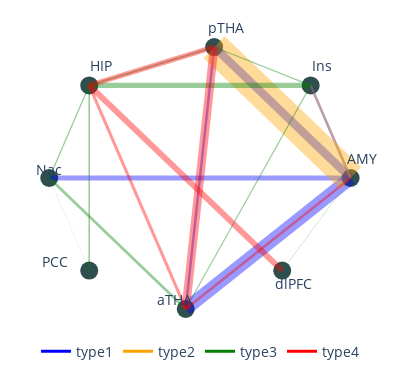

Notebook code for this chart:
### Code cell
import plotly.graph_objects as go
import pandas as pd
import numpy as np
df_sorted = df_importance_net_positive.sort_values(by="Importance")

# Define color map for the types
type_colors = {
    'type1': 'blue',
    'type2': 'orange',
    'type3': 'green',
    'type4': 'red'
}
line_styles = {
    'type1': 'solid',  # Solid line for type1
    'type2': 'dash',   # Dashed line for type2
    'type3': 'dot',    # Dotted line for type3
    'type4': 'dashdot' # Dash-dot line for type4
}
# Create the node labels (use ROI1 and ROI2)
unique_rois = pd.concat([df_importance_net_positive['ROI1'], df_importance_net_positive['ROI2']]).unique().tolist()

# Create node positions in a circular layout (with increased radius for clarity)
theta = [i * 2 * np.pi / len(unique_rois) for i in range(len(unique_rois))]
radius = 1.2  # Increase the radius for better spacing
x_positions = [radius * np.cos(t) for t in theta]
y_positions = [radius * np.sin(t) for t in theta]

# Create node positions in a circular layout (with increased radius for clarity)
theta = [i * 2 * np.pi / len(unique_rois) for i in range(len(unique_rois))]
radius = 1.2  # Increase the radius for better spacing
x_positions = [radius * np.cos(t) for t in theta]
y_positions = [radius * np.sin(t) for t in theta]

# Adjust label positions to avoid overlap, with specific adjustments for the first 4 nodes
x_offset = 0.1  # Small offset to the right

# Adjust y_offset for different labels
y_positions_label = []
for i, y in enumerate(y_positions):
    if i < 3:  # First three nodes: move right
        y_positions_label.append(y + 0.1)  # Keep the y positions as they are
        x_positions[i] += 0.25  # Move the first three nodes to the right
    elif i == 3:  # Fourth node: move up
        y_positions_label.append(y + 0.1)  # Move the fourth node upwards
    elif i==7 or i == 8: 
        y_positions_label.append(y - 0.2)
    else:  # For the rest of the nodes, maintain the original offsets
        y_positions_label.append(y)

x_positions_label = [x + x_offset for x in x_positions]
x_positions_label[5] = x_positions_label[5] - 0.4
x_positions_label[6] = x_positions_label[6] - 0.2
x_positions_label[4] = x_positions_label[4] - 0.1

#for i in [5,6]:
#    x_positions_label[i] = x_positions_label[i] - 0.2

# Create source and target mappings based on ROI1 and ROI2 names
source_idx = df_importance_net_positive['ROI1'].apply(lambda x: unique_rois.index(x)).tolist()
target_idx = df_importance_net_positive['ROI2'].apply(lambda x: unique_rois.index(x)).tolist()

# Define link colors based on the type column
link_colors = df_importance_net_positive['type'].map(type_colors).tolist()
link_line_styles = df_importance_net_positive['type'].map(line_styles).tolist()

# Use Dark24 color palette for the nodes
#node_colors = px.colors.qualitative.Dark24[:len(unique_rois)]
node_colors = ['#2F4F4F'] * len(unique_rois)

# Define font size for the labels
fontsize = 14  # You can adjust the font size here

# Create the circular plot using Plotly
fig = go.Figure()

# Add the nodes (with positions and labels)
fig.add_trace(go.Scatter(
    x=x_positions,  # Position on the x-axis for nodes
    y=y_positions,  # Position on the y-axis for nodes
    mode='markers',
    textfont=dict(size=fontsize),  # Set font size for node labels
    marker=dict(
        size=18,
        color=node_colors  # Node color (same for all)
        #line=dict(color='black', width=2)
    ),
    showlegend=False
))

# Add the links between source and target ROIs
for i in range(len(df_importance_net_positive)):
    fig.add_trace(go.Scatter(
        x=[x_positions[source_idx[i]], x_positions[target_idx[i]]],
        y=[y_positions[source_idx[i]], y_positions[target_idx[i]]],
        mode='lines+text',
        #line=dict(color=link_colors[i], width=abs(df_sorted['Importance'].iloc[i]) * 0.8, dash=link_line_styles[i]),
        line=dict(color=link_colors[i], width=abs(df_importance_net_positive['Importance'].iloc[i]) * 0.8),
        opacity=0.4,  # Scale link width by Importance Mean and ensure it's positive
        showlegend=False
    ))
# Add labels at the adjusted positions
fig.add_trace(go.Scatter(
    x=x_positions_label,  # Position on the x-axis for node labels
    y=y_positions_label,  # Position on the y-axis for node labels
    mode='text',
    text=unique_rois,
    textposition='top center',  # Positioning the text labels at the top center
    textfont=dict(size=fontsize),  # Set font size for node labels
    showlegend=False
))
# Add custom legend for link types with different line styles
fig.add_trace(go.Scatter(
    x=[None], y=[None],  # Invisible plot for legend entry
    mode='lines',
    #line=dict(color='blue', width=3, dash='solid'),
    #name='type1 (solid)'
    line=dict(color='blue', width=3, dash='solid'),
    name='type1'
))
fig.add_trace(go.Scatter(
    x=[None], y=[None],  # Invisible plot for legend entry
    mode='lines',
    # line=dict(color='orange', width=3, dash='dash'),
    # name='type2 (dashed)'
    line=dict(color='orange', width=3, dash='solid'),
    name='type2'
))
fig.add_trace(go.Scatter(
    x=[None], y=[None],  # Invisible plot for legend entry
    mode='lines',
    # line=dict(color='green', width=3, dash='dot'),
    # name='type3 (solid)'
    line=dict(color='green', width=3, dash='solid'),
    name='type3'
))
fig.add_trace(go.Scatter(
    x=[None], y=[None],  # Invisible plot for legend entry
    mode='lines',
    # line=dict(color='red', width=3, dash='dashdot'),
    # name='type4 (dash-dot)'
    line=dict(color='red', width=3, dash='solid'),
    name='type4'
))

# Update layout for better visuals
fig.update_layout(
    #title="Circular Plot of Connections Between ROIs",
    font=dict(size=fontsize),  # Set font size for labels
    plot_bgcolor='white',
    width=400, 
    height=380,
    showlegend=True,
    legend=dict(
        orientation='h',  # Horizontal legend
        yanchor='bottom',  # Position at the bottom
        y=-0.1,  # Slightly below the plot
        x=0.5,  # Centered horizontally
        xanchor='center'
    ),
    xaxis=dict(showticklabels=False, zeroline=False),  # Hide x-axis labels and grid
    yaxis=dict(showticklabels=False, zeroline=False),  # Hide y-axis labels and grid
    margin=dict(t=20, b=20, l=20, r=20)  # Adjust margin to make the plot more centered
)

# Show the plot
fig.show()

### Figure 1 — Plotly figure (JSON) as saved in the notebook; plotly's stock layout.template omitted (floating-point values rounded to 4 significant figures)
{"data": [{"marker": {"color": ["#2F4F4F", "#2F4F4F", "#2F4F4F", "#2F4F4F", "#2F4F4F", "#2F4F4F", "#2F4F4F", "#2F4F4F"], "size": 18}, "mode": "markers", "showlegend": false, "textfont": {"size": 14}, "type": "scatter", "x": [1.45, 1.099, 0.25, -0.8485, -1.2, -0.8485, -2.204e-16, 0.8485], "y": [0, 0.8485, 1.2, 0.8485, 1.47e-16, -0.8485, -1.2, -0.8485]}, {"line": {"color": "blue", "width": 5.145}, "mode": "lines+text", "opacity": 0.4, "showlegend": false, "type": "scatter", "x": [1.45, -1.2], "y": [0, 1.47e-16]}, {"line": {"color": "blue", "width": 13.34}, "mode": "lines+text", "opacity": 0.4, "showlegend": false, "type": "scatter", "x": [1.45, -2.204e-16], "y": [0, -1.2]}, {"line": {"color": "blue", "width": 8.172}, "mode": "lines+text", "opacity": 0.4, "showlegend": false, "type": "scatter", "x": [1.45, 0.25], "y": [0, 1.2]}, {"line": {"color": "blue", "width": 2.539}, "mode": "lines+text", "opacity": 0.4, "showlegend": false, "type": "scatter", "x": [1.099, 1.45], "y": [0.8485, 0]}, {"line": {"color": "blue", "width": 2.508}, "mode": "lines+text", "opacity": 0.4, "showlegend": false, "type": "scatter", "x": [0.25, -2.204e-16], "y": [1.2, -1.2]}, {"line": {"color": "orange", "width": 30.21}, "mode": "lines+text", "opacity": 0.4, "showlegend": false, "type": "scatter", "x": [1.45, 0.25], "y": [0, 1.2]}, {"line": {"color": "orange", "width": 2.112}, "mode": "lines+text", "opacity": 0.4, "showlegend": false, "type": "scatter", "x": [1.099, 1.45], "y": [0.8485, 0]}, {"line": {"color": "green", "width": 1.776}, "mode": "lines+text", "opacity": 0.4, "showlegend": false, "type": "scatter", "x": [-0.8485, 0.25], "y": [0.8485, 1.2]}, {"line": {"color": "green", "width": 5.081}, "mode": "lines+text", "opacity": 0.4, "showlegend": false, "type": "scatter", "x": [1.099, -0.8485], "y": [0.8485, 0.8485]}, {"line": {"color": "green", "width": 1.151}, "mode": "lines+text", "opacity": 0.4, "showlegend": false, "type": "scatter", "x": [1.099, -2.204e-16], "y": [0.8485, -1.2]}, {"line": {"color": "green", "width": 1.205}, "mode": "lines+text", "opacity": 0.4, "showlegend": false, "type": "scatter", "x": [1.099, 0.25], "y": [0.8485, 1.2]}, {"line": {"color": "green", "width": 1.305}, "mode": "lines+text", "opacity": 0.4, "showlegend": false, "type": "scatter", "x": [-1.2, -0.8485], "y": [1.47e-16, 0.8485]}, {"line": {"color": "green", "width": 1.558}, "mode": "lines+text", "opacity": 0.4, "showlegend": false, "type": "scatter", "x": [-0.8485, -0.8485], "y": [-0.8485, 0.8485]}, {"line": {"color": "green", "width": 0.2222}, "mode": "lines+text", "opacity": 0.4, "showlegend": false, "type": "scatter", "x": [-0.8485, -1.2], "y": [-0.8485, 1.47e-16]}, {"line": {"color": "green", "width": 2.715}, "mode": "lines+text", "opacity": 0.4, "showlegend": false, "type": "scatter", "x": [-2.204e-16, -1.2], "y": [-1.2, 1.47e-16]}, {"line": {"color": "green", "width": 0.4778}, "mode": "lines+text", "opacity": 0.4, "showlegend": false, "type": "scatter", "x": [0.8485, 1.45], "y": [-0.8485, 0]}, {"line": {"color": "green", "width": 0.04673}, "mode": "lines+text", "opacity": 0.4, "showlegend": false, "type": "scatter", "x": [0.8485, 0.25], "y": [-0.8485, 1.2]}, {"line": {"color": "red", "width": 2.467}, "mode": "lines+text", "opacity": 0.4, "showlegend": false, "type": "scatter", "x": [1.45, -2.204e-16], "y": [0, -1.2]}, {"line": {"color": "red", "width": 3.039}, "mode": "lines+text", "opacity": 0.4, "showlegend": false, "type": "scatter", "x": [-0.8485, -2.204e-16], "y": [0.8485, -1.2]}, {"line": {"color": "red", "width": 5.17}, "mode": "lines+text", "opacity": 0.4, "showlegend": false, "type": "scatter", "x": [-0.8485, 0.25], "y": [0.8485, 1.2]}, {"line": {"color": "red", "width": 5.981}, "mode": "lines+text", "opacity": 0.4, "showlegend": false, "type": "scatter", "x": [0.8485, -0.8485], "y": [-0.8485, 0.8485]}, {"line": {"color": "red", "width": 8.527}, "mode": "lines+text", "opacity": 0.4, "showlegend": false, "type": "scatter", "x": [0.25, -2.204e-16], "y": [1.2, -1.2]}, {"mode": "text", "showlegend": false, "text": ["AMY", "Ins", "pTHA", "HIP", "Nac", "PCC", "aTHA", "dlPFC"], "textfont": {"size": 14}, "textposition": "top center", "type": "scatter", "x": [1.55, 1.199, 0.35, -0.7485, -1.2, -1.149, -0.1, 0.9485], "y": [0.1, 0.9485, 1.3, 0.9485, 1.47e-16, -0.8485, -1.2, -1.049]}, {"line": {"color": "blue", "dash": "solid", "width": 3}, "mode": "lines", "name": "type1", "type": "scatter", "x": [null], "y": [null]}, {"line": {"color": "orange", "dash": "solid", "width": 3}, "mode": "lines", "name": "type2", "type": "scatter", "x": [null], "y": [null]}, {"line": {"color": "green", "dash": "solid", "width": 3}, "mode": "lines", "name": "type3", "type": "scatter", "x": [null], "y": [null]}, {"line": {"color": "red", "dash": "solid", "width": 3}, "mode": "lines", "name": "type4", "type": "scatter", "x": [null], "y": [null]}], "layout": {"font": {"size": 14}, "height": 380, "legend": {"orientation": "h", "x": 0.5, "xanchor": "center", "y": -0.1, "yanchor": "bottom"}, "margin": {"b": 20, "l": 20, "r": 20, "t": 20}, "plot_bgcolor": "white", "showlegend": true, "width": 400, "xaxis": {"showticklabels": false, "zeroline": false}, "yaxis": {"showticklabels": false, "zeroline": false}}}
